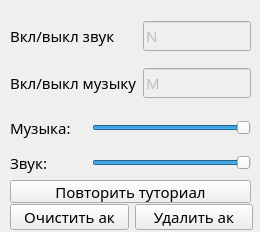
<?xml version="1.0" encoding="UTF-8"?>
<ui version="4.0">
 <class>MainWindow</class>
 <widget class="QMainWindow" name="MainWindow">
  <property name="geometry">
   <rect>
    <x>0</x>
    <y>0</y>
    <width>260</width>
    <height>232</height>
   </rect>
  </property>
  <property name="minimumSize">
   <size>
    <width>260</width>
    <height>232</height>
   </size>
  </property>
  <property name="maximumSize">
   <size>
    <width>260</width>
    <height>232</height>
   </size>
  </property>
  <property name="font">
   <font>
    <family>TOYZ</family>
    <pointsize>11</pointsize>
   </font>
  </property>
  <property name="windowTitle">
   <string>Настройки</string>
  </property>
  <widget class="QWidget" name="centralwidget">
   <widget class="QPushButton" name="bttutorial">
    <property name="geometry">
     <rect>
      <x>10</x>
      <y>180</y>
      <width>241</width>
      <height>23</height>
     </rect>
    </property>
    <property name="cursor">
     <cursorShape>PointingHandCursor</cursorShape>
    </property>
    <property name="text">
     <string>Повторить туториал</string>
    </property>
   </widget>
   <widget class="QWidget" name="layoutWidget">
    <property name="geometry">
     <rect>
      <x>10</x>
      <y>110</y>
      <width>241</width>
      <height>71</height>
     </rect>
    </property>
    <layout class="QGridLayout" name="gridLayout">
     <item row="0" column="0">
      <widget class="QLabel" name="label_3">
       <property name="text">
        <string>Музыка:</string>
       </property>
      </widget>
     </item>
     <item row="0" column="1">
      <widget class="QLabel" name="label">
       <property name="text">
        <string/>
       </property>
      </widget>
     </item>
     <item row="0" column="2">
      <widget class="QSlider" name="slidermusic">
       <property name="cursor">
        <cursorShape>PointingHandCursor</cursorShape>
       </property>
       <property name="minimum">
        <number>1</number>
       </property>
       <property name="maximum">
        <number>100</number>
       </property>
       <property name="value">
        <number>100</number>
       </property>
       <property name="orientation">
        <enum>Qt::Horizontal</enum>
       </property>
      </widget>
     </item>
     <item row="1" column="0" colspan="2">
      <widget class="QLabel" name="label_2">
       <property name="text">
        <string>Звук:</string>
       </property>
      </widget>
     </item>
     <item row="1" column="2">
      <widget class="QSlider" name="Slidersound">
       <property name="cursor">
        <cursorShape>PointingHandCursor</cursorShape>
       </property>
       <property name="minimum">
        <number>1</number>
       </property>
       <property name="maximum">
        <number>100</number>
       </property>
       <property name="value">
        <number>100</number>
       </property>
       <property name="orientation">
        <enum>Qt::Horizontal</enum>
       </property>
      </widget>
     </item>
    </layout>
   </widget>
   <widget class="QWidget" name="layoutWidget">
    <property name="geometry">
     <rect>
      <x>10</x>
      <y>10</y>
      <width>241</width>
      <height>100</height>
     </rect>
    </property>
    <layout class="QGridLayout" name="gridLayout_2">
     <item row="0" column="2">
      <widget class="QKeySequenceEdit" name="keyssoud">
       <property name="enabled">
        <bool>false</bool>
       </property>
       <property name="keySequence">
        <string>N</string>
       </property>
      </widget>
     </item>
     <item row="0" column="0" colspan="2">
      <widget class="QLabel" name="label_5">
       <property name="text">
        <string>Вкл/выкл звук</string>
       </property>
      </widget>
     </item>
     <item row="1" column="2">
      <widget class="QKeySequenceEdit" name="keysmusic">
       <property name="enabled">
        <bool>false</bool>
       </property>
       <property name="keySequence">
        <string>M</string>
       </property>
      </widget>
     </item>
     <item row="1" column="0" colspan="2">
      <widget class="QLabel" name="label_6">
       <property name="text">
        <string>Вкл/выкл музыку</string>
       </property>
      </widget>
     </item>
    </layout>
   </widget>
   <widget class="QWidget" name="layoutWidget">
    <property name="geometry">
     <rect>
      <x>10</x>
      <y>204</y>
      <width>243</width>
      <height>26</height>
     </rect>
    </property>
    <layout class="QHBoxLayout" name="horizontalLayout">
     <item>
      <widget class="QPushButton" name="clearak">
       <property name="text">
        <string>Очистить ак</string>
       </property>
      </widget>
     </item>
     <item>
      <widget class="QPushButton" name="delak">
       <property name="text">
        <string>Удалить ак</string>
       </property>
      </widget>
     </item>
    </layout>
   </widget>
  </widget>
 </widget>
 <resources/>
 <connections/>
</ui>
